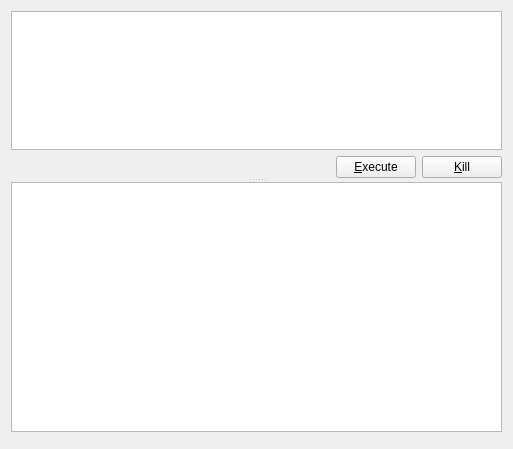
<?xml version="1.0" encoding="UTF-8"?>
<ui version="4.0">
 <class>QueryWidget</class>
 <widget class="QWidget" name="QueryWidget">
  <property name="geometry">
   <rect>
    <x>0</x>
    <y>0</y>
    <width>513</width>
    <height>449</height>
   </rect>
  </property>
  <property name="windowTitle">
   <string>Form</string>
  </property>
  <layout class="QVBoxLayout" name="verticalLayout_2">
   <item>
    <widget class="QSplitter" name="splitter">
     <property name="sizePolicy">
      <sizepolicy hsizetype="Preferred" vsizetype="MinimumExpanding">
       <horstretch>0</horstretch>
       <verstretch>0</verstretch>
      </sizepolicy>
     </property>
     <property name="orientation">
      <enum>Qt::Vertical</enum>
     </property>
     <widget class="QWidget" name="layoutWidget">
      <layout class="QVBoxLayout" name="verticalLayout">
       <item>
        <layout class="QVBoxLayout" name="toolbarLayout">
         <property name="spacing">
          <number>0</number>
         </property>
         <item>
          <widget class="SQLEditor" name="txtQuery">
           <property name="sizePolicy">
            <sizepolicy hsizetype="Expanding" vsizetype="Ignored">
             <horstretch>0</horstretch>
             <verstretch>0</verstretch>
            </sizepolicy>
           </property>
           <property name="minimumSize">
            <size>
             <width>0</width>
             <height>100</height>
            </size>
           </property>
           <property name="baseSize">
            <size>
             <width>0</width>
             <height>100</height>
            </size>
           </property>
          </widget>
         </item>
        </layout>
       </item>
       <item>
        <layout class="QHBoxLayout" name="horizontalLayout">
         <item>
          <widget class="QLabel" name="labelQueryError">
           <property name="text">
            <string/>
           </property>
          </widget>
         </item>
         <item>
          <spacer name="horizontalSpacer">
           <property name="orientation">
            <enum>Qt::Horizontal</enum>
           </property>
           <property name="sizeHint" stdset="0">
            <size>
             <width>288</width>
             <height>20</height>
            </size>
           </property>
          </spacer>
         </item>
         <item>
          <widget class="QLabel" name="labelQueryTime">
           <property name="text">
            <string/>
           </property>
          </widget>
         </item>
         <item>
          <widget class="QPushButton" name="btnExecuteQuery">
           <property name="text">
            <string>&amp;Execute</string>
           </property>
           <property name="icon">
            <iconset resource="icons.qrc">
             <normaloff>:/16/icons/system-run.png</normaloff>:/16/icons/system-run.png</iconset>
           </property>
          </widget>
         </item>
         <item>
          <widget class="QPushButton" name="btnKillQuery">
           <property name="text">
            <string>&amp;Kill</string>
           </property>
           <property name="icon">
            <iconset resource="icons.qrc">
             <normaloff>:/16/icons/edit-delete.png</normaloff>:/16/icons/edit-delete.png</iconset>
           </property>
          </widget>
         </item>
        </layout>
       </item>
      </layout>
     </widget>
     <widget class="QTableView" name="tableQueryResult">
      <property name="verticalScrollMode">
       <enum>QAbstractItemView::ScrollPerPixel</enum>
      </property>
      <property name="horizontalScrollMode">
       <enum>QAbstractItemView::ScrollPerPixel</enum>
      </property>
     </widget>
    </widget>
   </item>
   <item>
    <widget class="QTableView" name="tableWarnings">
     <property name="sizePolicy">
      <sizepolicy hsizetype="Expanding" vsizetype="Minimum">
       <horstretch>0</horstretch>
       <verstretch>0</verstretch>
      </sizepolicy>
     </property>
     <property name="maximumSize">
      <size>
       <width>16777215</width>
       <height>0</height>
      </size>
     </property>
     <property name="focusPolicy">
      <enum>Qt::NoFocus</enum>
     </property>
     <property name="styleSheet">
      <string notr="true">background-color:  transparent;</string>
     </property>
     <property name="frameShadow">
      <enum>QFrame::Plain</enum>
     </property>
     <property name="lineWidth">
      <number>0</number>
     </property>
     <property name="editTriggers">
      <set>QAbstractItemView::NoEditTriggers</set>
     </property>
     <property name="tabKeyNavigation">
      <bool>false</bool>
     </property>
     <property name="showDropIndicator" stdset="0">
      <bool>false</bool>
     </property>
     <property name="dragDropOverwriteMode">
      <bool>false</bool>
     </property>
     <property name="selectionMode">
      <enum>QAbstractItemView::NoSelection</enum>
     </property>
     <property name="selectionBehavior">
      <enum>QAbstractItemView::SelectRows</enum>
     </property>
     <property name="verticalScrollMode">
      <enum>QAbstractItemView::ScrollPerPixel</enum>
     </property>
     <property name="horizontalScrollMode">
      <enum>QAbstractItemView::ScrollPerPixel</enum>
     </property>
     <property name="showGrid">
      <bool>false</bool>
     </property>
     <attribute name="horizontalHeaderVisible">
      <bool>false</bool>
     </attribute>
     <attribute name="horizontalHeaderShowSortIndicator" stdset="0">
      <bool>false</bool>
     </attribute>
     <attribute name="horizontalHeaderStretchLastSection">
      <bool>true</bool>
     </attribute>
     <attribute name="verticalHeaderVisible">
      <bool>false</bool>
     </attribute>
     <attribute name="verticalHeaderCascadingSectionResizes">
      <bool>true</bool>
     </attribute>
    </widget>
   </item>
  </layout>
  <action name="actionLoadQuery">
   <property name="icon">
    <iconset resource="icons.qrc">
     <normaloff>:/16/icons/document-open.png</normaloff>:/16/icons/document-open.png</iconset>
   </property>
   <property name="text">
    <string>Load Query</string>
   </property>
   <property name="toolTip">
    <string>Load query from file</string>
   </property>
   <property name="shortcut">
    <string>Ctrl+O</string>
   </property>
  </action>
  <action name="actionSaveQuery">
   <property name="icon">
    <iconset resource="icons.qrc">
     <normaloff>:/16/icons/document-save.png</normaloff>:/16/icons/document-save.png</iconset>
   </property>
   <property name="text">
    <string>Save Query</string>
   </property>
   <property name="toolTip">
    <string>Save query to file</string>
   </property>
   <property name="shortcut">
    <string>Ctrl+S</string>
   </property>
  </action>
  <action name="actionSaveQueryAs">
   <property name="icon">
    <iconset resource="icons.qrc">
     <normaloff>:/16/icons/document-save-as.png</normaloff>:/16/icons/document-save-as.png</iconset>
   </property>
   <property name="text">
    <string>Save Query As...</string>
   </property>
   <property name="toolTip">
    <string>Save query to file as..</string>
   </property>
  </action>
 </widget>
 <customwidgets>
  <customwidget>
   <class>SQLEditor</class>
   <extends>QTextEdit</extends>
   <header>editor</header>
  </customwidget>
 </customwidgets>
 <resources>
  <include location="icons.qrc"/>
 </resources>
 <connections/>
</ui>
